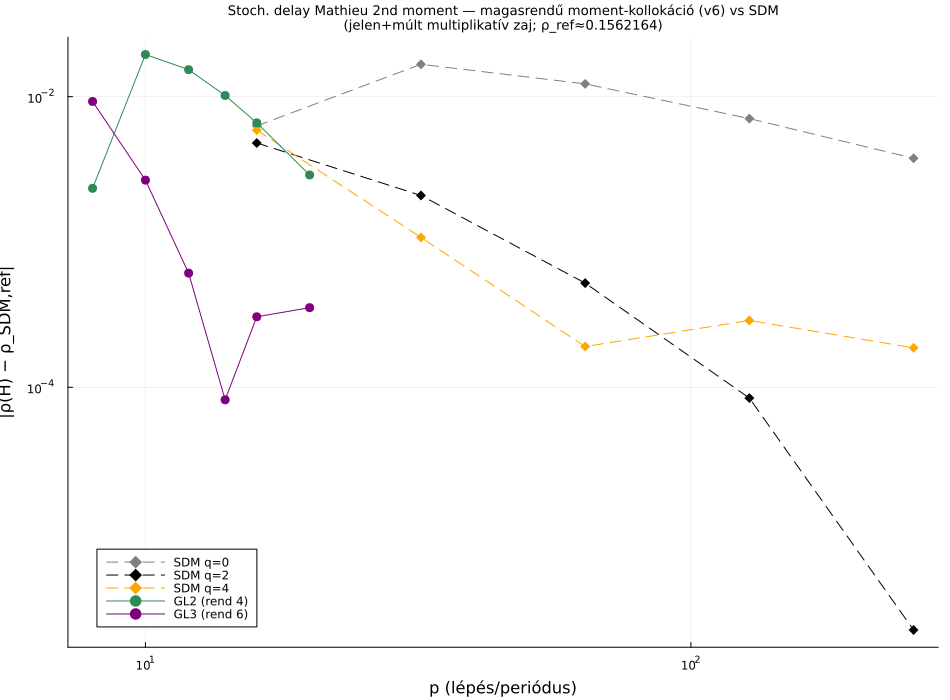

Source code (Julia):
# =============================================================================
# FIGURE: stochastic delay Mathieu 2nd-moment ρ(H) — high-order moment-collocation (v6) vs SDM.
# v6 (cov_colloc_v6.jl): per-step window-covariance collocation with the noise INSIDE the implicit
# stage solve (Σ0=0, full Egg source, α⊗α self-feedback operator) → noise-off exact (1e-17),
# present-noise superconvergent to the exact exp value (GL3 O(h⁶)), Hayes delayed-noise correct.
# Periodic Mathieu (present+delayed multiplicative noise): converges toward ≈0.1559.
# SDM (trusted package): O(h³) ceiling, ρ≈0.156228.
# Output: demonstration/mathieu_v6_figure.png (+ .csv). Two panels: ρ vs p, and |Δρ| self-conv.
# =============================================================================
include(joinpath(@__DIR__,"cov_colloc_v6.jl"))
using Printf
using Pkg; Pkg.activate(joinpath(@__DIR__,".."))
using Plots; gr()
using StochasticSemiDiscretizationMethod; const SSDM=StochasticSemiDiscretizationMethod
using StaticArrays

const EPS=2.0; const ZETA=0.1; const TAU=2π; const PER=4π
const Aval=3.0; const Bval=0.5; const ALPHA=0.1

# v6 Mathieu problem
Amat(t)=[0.0 1.0; -(Aval+EPS*cos(0.5*t)) -2ZETA]; Bmat(t)=[0.0 0.0; Bval 0.0]
αmat(t)=[0.0 0.0; -ALPHA*(Aval+EPS*cos(0.5*t)) -ALPHA*2ZETA]; βmat(t)=[0.0 0.0; ALPHA*Bval 0.0]
pb=Prob(2,PER,TAU, Amat,Bmat,αmat,βmat)
v6rho(S,p)=rho_H_dense(build_v6(pb,S,p))

# trusted SDM
function sdm_rho(q,p)
    AMx=ProportionalMX(t->@SMatrix [0.0 1.0; -(Aval+EPS*cos(0.5*t)) -2ZETA])
    BMx=DelayMX(TAU,@SMatrix [0.0 0.0; Bval 0.0])
    αMx=stCoeffMX(1,ProportionalMX(t->@SMatrix [0.0 0.0; -ALPHA*(Aval+EPS*cos(0.5*t)) -ALPHA*2ZETA]))
    βMx=stCoeffMX(1,DelayMX(TAU,t->@SMatrix [0.0 0.0; ALPHA*Bval 0.0]))
    cV=Additive(@SVector [0.0,0.0]); σV=stAdditive(1,Additive(@SVector [0.0,0.0]))
    lddep=LDDEProblem(AMx,[BMx],[αMx],[βMx],cV,[σV])
    rst=SSDM.calculateResults(lddep,SemiDiscretization(q,PER/p),TAU;n_steps=p)
    spectralRadiusOfMapping_MF(DiscreteMapping_M2_MF(rst);tol=1e-12)
end

println("computing SDM reference (q=2, p=512)..."); flush(stdout)
const REF = sdm_rho(2,512)
@printf("SDM ρ_ref (q2 p512) = %.10f\n\n", REF); flush(stdout)

rows=Tuple{String,Int,Int,Float64,Float64}[]   # method,order,p,rho,err
println("v6 high-order:"); flush(stdout)
for S in [2,3]
    for p in [8,10,12,14,16,20]
        v=v6rho(S,p); e=abs(v-REF); push!(rows,("v6GL$S",2S,p,v,e))
        @printf("  v6 GL%d p=%2d ρ=%.10f err=%.2e\n",S,p,v,e); flush(stdout)
    end
end
println("SDM:"); flush(stdout)
for q in [0,2,4]
    for p in [16,32,64,128,256]
        v=sdm_rho(q,p); e=abs(v-REF); push!(rows,("SDM$q",q,p,v,e))
        @printf("  SDM q=%d p=%3d ρ=%.10f err=%.2e\n",q,p,v,e); flush(stdout)
    end
end

open(joinpath(@__DIR__,"mathieu_v6_figure.csv"),"w") do io
    println(io,"# stoch delay Mathieu 2nd moment ρ(H); v6 high-order moment-collocation vs SDM")
    println(io,"# A=$Aval B=$Bval α=$ALPHA ε=$EPS ζ=$ZETA T=4π τ=2π; present+delayed mult noise; ref=SDM q2 p512=$REF")
    println(io,"method,order,p,rho,abserr")
    for (m,o,p,r,e) in rows; @printf(io,"%s,%d,%d,%.12g,%.12g\n",m,o,p,r,e); end
end

col=Dict("v6GL2"=>:seagreen,"v6GL3"=>:purple,"SDM0"=>:gray,"SDM2"=>:black,"SDM4"=>:orange)
plt=plot(xlabel="p (lépés/periódus)",ylabel="|ρ(H) − ρ_SDM,ref|",
    title="Stoch. delay Mathieu 2nd moment — magasrendű moment-kollokáció (v6) vs SDM\n(jelen+múlt multiplikatív zaj; ρ_ref≈$(round(REF,sigdigits=7)))",
    xscale=:log10,yscale=:log10,legend=:bottomleft,lw=2,size=(950,700),titlefontsize=9)
for m in ["SDM0","SDM2","SDM4","v6GL2","v6GL3"]
    sel=filter(r->r[1]==m,rows); isempty(sel)&&continue
    xs=[r[3] for r in sel]; es=[max(r[5],1e-16) for r in sel]; pm=sortperm(xs)
    lbl = startswith(m,"SDM") ? "SDM q=$(m[4])" : "$(m[3:end]) (rend $(2*parse(Int,m[5])))"
    ls = startswith(m,"SDM") ? :dash : :solid; mk= startswith(m,"SDM") ? :diamond : :circle
    plot!(plt,xs[pm],es[pm],label=lbl,marker=mk,linestyle=ls,color=col[m],ms=5,markerstrokewidth=0)
end
savefig(plt,joinpath(@__DIR__,"mathieu_v6_figure.png"))
println("\nsaved mathieu_v6_figure.png + .csv"); flush(stdout)
println("FIGURE DONE"); flush(stdout)
